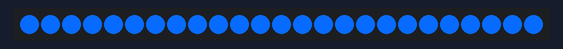
The sketch below on a simulated Arduino Uno, built with avr-gcc and run on an emulated ATmega328P. Parts: 25 RGB LEDs in strip order, left to right.

Above: at 1.97 s.
At 10.22 s:
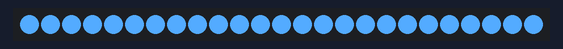
At 26.2 s:
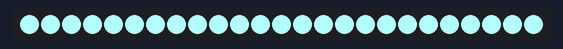
At 36.1 s:
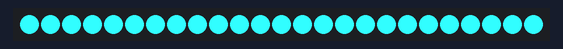

The sketch:

reactor_lights.ino
```cpp
#include <Adafruit_NeoPixel.h>
#include <math.h>

#define PIN 2
#define NUMPIXELS 25

Adafruit_NeoPixel pixels = Adafruit_NeoPixel(NUMPIXELS, PIN, NEO_GRB + NEO_KHZ800);

// Pulse settings
float pulsePhase = 0.0;
float pulseSpeed = 0.01;
bool pulseStarted = false;

// Function to get the color from pulse intensity logic
uint32_t getPulseColor(float intensity) {
  int r, g, b;

  if (intensity < 0.5) {
    float t = intensity * 2;
    r = (1 - t) * 50 + t * 0;
    g = (1 - t) * 255 + t * 100;
    b = 255;
  } else {
    float t = (intensity - 0.5) * 2;
    r = t * 180;
    g = 100 + t * (255 - 100);
    b = 255;
  }

  return pixels.Color(r, g, b);
}

void setup() {
  pixels.begin();
  pixels.show();

  // Calculate initial color at intensity 0.5 (the starting point of the pulse)
  uint32_t initialColor = getPulseColor(0.5);

  // --- Smooth Startup Animation ---
  for (int i = 0; i < NUMPIXELS; i++) {
    pixels.setPixelColor(i, initialColor);
    pixels.show();
    delay(60);
  }

  // No brightness change – immediate smooth pulse begins
  delay(100);
  pulseStarted = true;
}

void loop() {
  if (pulseStarted) {
    float intensity = (sin(pulsePhase) + 1.0) / 2.0;

    uint32_t pulseColor = getPulseColor(intensity);

    for (int i = 0; i < NUMPIXELS; i++) {
      pixels.setPixelColor(i, pulseColor);
    }
    pixels.show();

    pulsePhase += pulseSpeed;
    if (pulsePhase >= 2 * PI) pulsePhase -= 2 * PI;

    delay(30);
  }
}
```
